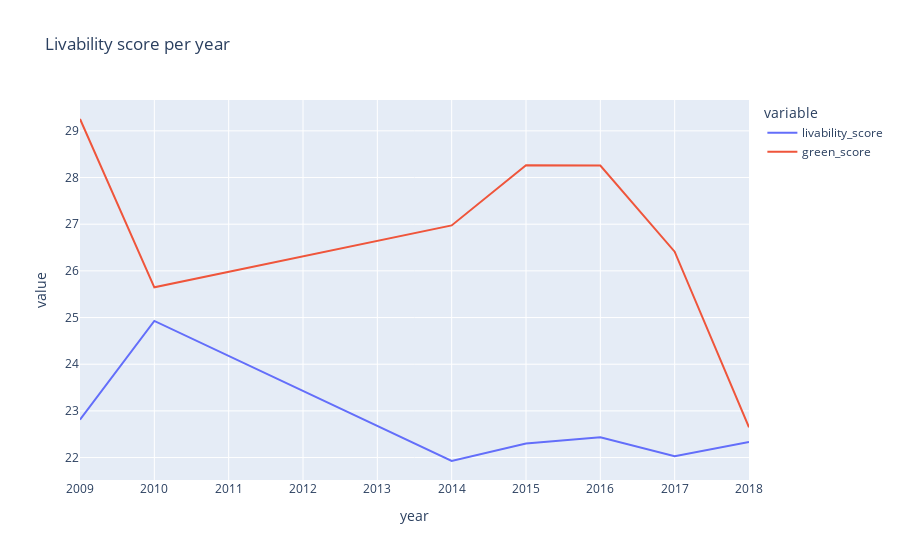

Here is the notebook cell this chart was saved with:
### Code cell
import plotly.express as px

fig = px.line(result_year, x="year", y=["livability_score",'green_score'], title='Livability score per year')
#fig1 = px.line(result_year, x="year", y="green_score", title='Green index score per year')

fig.show()
#fig1.show()

### Figure 1 — Plotly figure (JSON) as saved in the notebook; plotly's stock layout.template omitted (floating-point values rounded to 4 significant figures)
{"data": [{"hovertemplate": "variable=livability_score<br>year=%{x}<br>value=%{y}<extra></extra>", "legendgroup": "livability_score", "line": {"color": "#636efa", "dash": "solid"}, "marker": {"symbol": "circle"}, "mode": "lines", "name": "livability_score", "orientation": "v", "showlegend": true, "type": "scatter", "x": [2009, 2010, 2014, 2015, 2016, 2017, 2018], "xaxis": "x", "y": [22.81, 24.93, 21.93, 22.3, 22.43, 22.03, 22.33], "yaxis": "y"}, {"hovertemplate": "variable=green_score<br>year=%{x}<br>value=%{y}<extra></extra>", "legendgroup": "green_score", "line": {"color": "#EF553B", "dash": "solid"}, "marker": {"symbol": "circle"}, "mode": "lines", "name": "green_score", "orientation": "v", "showlegend": true, "type": "scatter", "x": [2009, 2010, 2014, 2015, 2016, 2017, 2018], "xaxis": "x", "y": [29.25, 25.65, 26.97, 28.26, 28.26, 26.41, 22.65], "yaxis": "y"}], "layout": {"legend": {"title": {"text": "variable"}, "tracegroupgap": 0}, "title": {"text": "Livability score per year"}, "xaxis": {"anchor": "y", "domain": [0, 1], "title": {"text": "year"}}, "yaxis": {"anchor": "x", "domain": [0, 1], "title": {"text": "value"}}}}
